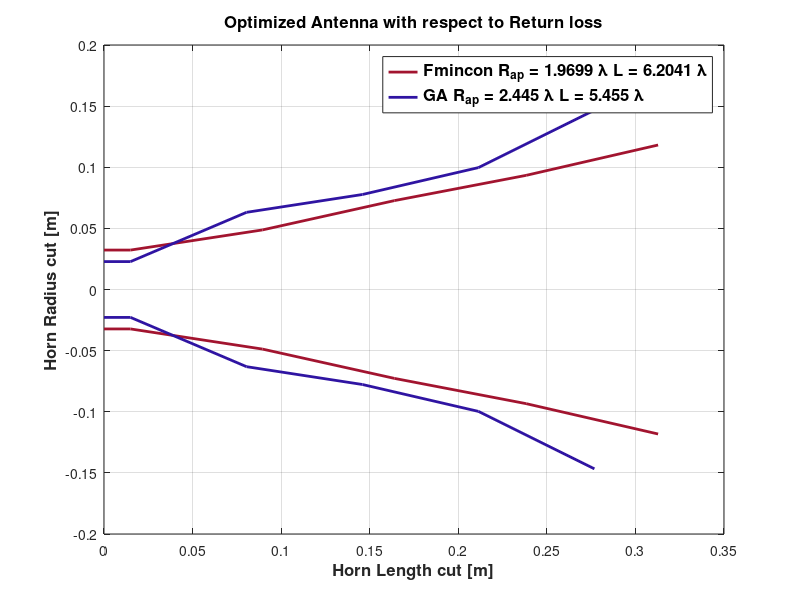

Reproduce this figure in MATLAB.
clear;
c0 = 3e8;
F = 5e9;
lamb = c0./F;
N = 5;
data = load('ps_V2L_ms3serv2_fl_V2.mat');
fmin = data.fmin2;

R = [fmin.r(1) fmin.r(1:N).'];

% R = [0.02283 0.02283 0.06313 0.07772 0.09971 0.1467]; % From GA algo


% R = [0.02 0.02 0.02667 0.03333 0.04 0.04667 0.05333 0.06 0.06667 0.07333 0.09562 0.08667 0.09333 0.1009 0.1067 0.1156...
%     0.1491];
% N = length(R) - 1;
% Len = 0.3912;
% Len = fmin.r(N + 1);

Len = fmin.r(N+1);

l1 = lamb./4;
L = [l1 ones(1, N - 1)./N .* Len];

for i = 1:N
    L_axis(i) = sum(L(1:i));
end
L_axis = [0 L_axis];



c0 = 3e8;
F = 5e9;
lamb = c0./F;
N = 5;
data = load('ga_V2L_ms3serv2_fl_V2.mat');
fmin = data.fmin2;

R2 = [fmin.r(1) fmin.r(1:N)];

% R = [0.02283 0.02283 0.06313 0.07772 0.09971 0.1467]; % From GA algo


% R = [0.02 0.02 0.02667 0.03333 0.04 0.04667 0.05333 0.06 0.06667 0.07333 0.09562 0.08667 0.09333 0.1009 0.1067 0.1156...
%     0.1491];
% N = length(R) - 1;
% Len = 0.3912;
% Len = fmin.r(N + 1);

Len2 = fmin.r(N+1);

l1 = lamb./4;
L = [l1 ones(1, N - 1)./N .* Len2];

for i = 1:N
    L_axis2(i) = sum(L(1:i));
end
L_axis2 = [0 L_axis2];

figure;
plot(L_axis, R, 'LineWidth', 2, 'Color', [0.6350, 0.0780, 0.1840] );

hold on;

plot(L_axis2, R2, 'LineWidth', 2, 'Color', [0.1840, 0.0780, 0.6350]);
hold on;

plot(L_axis, -R, 'LineWidth', 2, 'Color', [0.6350, 0.0780, 0.1840] );

hold on;
plot(L_axis2, -R2, 'LineWidth', 2, 'Color', [0.1840, 0.0780, 0.6350] );


legend({['Fmincon R_{ap} = ', num2str(R(end)./lamb), ' \lambda ', 'L = ', num2str(Len./lamb), ' \lambda'], ...
    ['GA R_{ap} = ', num2str(R2(end)./lamb), ' \lambda ', 'L = ', num2str(Len2./lamb), ' \lambda']},...
    'FontSize', 12, 'FontWeight', 'bold');
xlabel('Horn Length cut [m]', 'FontSize', 12, 'FontWeight', 'bold');
ylabel('Horn Radius cut [m]', 'FontSize', 12, 'FontWeight', 'bold');
title('Optimized Antenna with respect to Return loss', 'FontSize', 12, 'FontWeight', 'bold');
grid on;